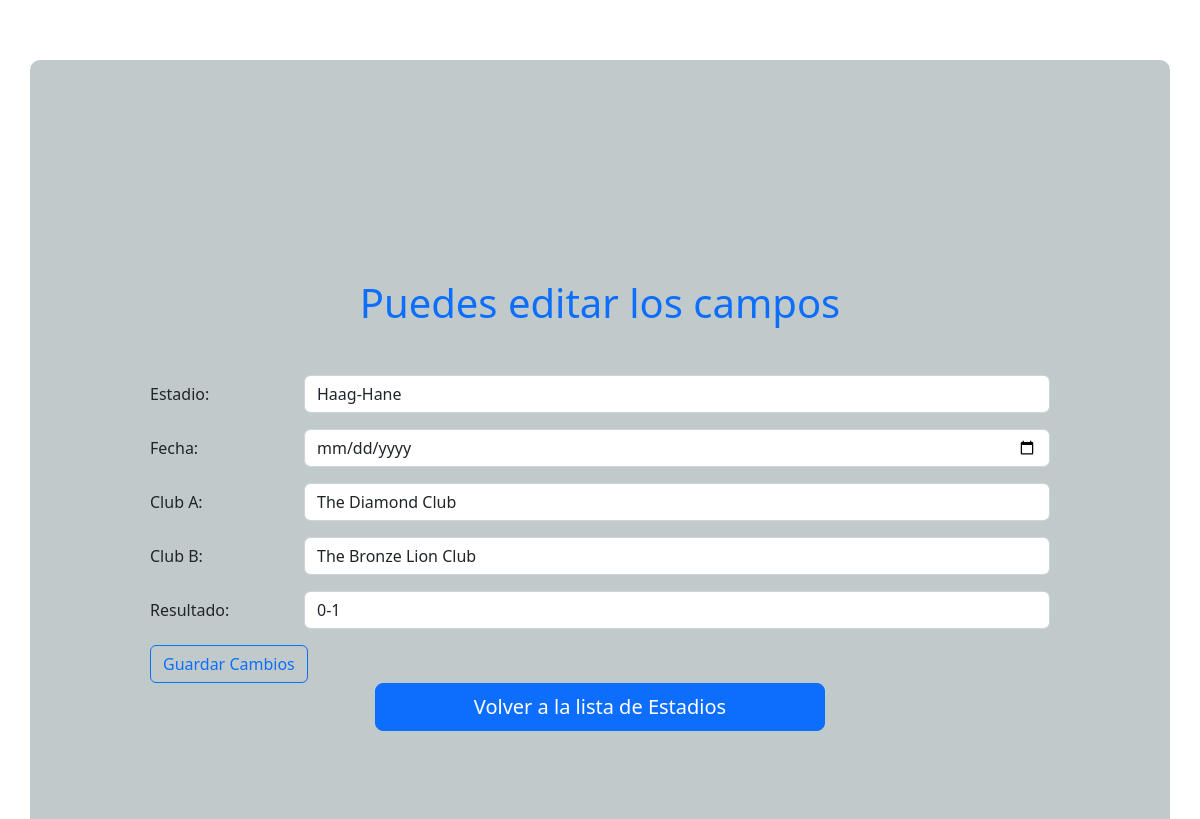
Screenshot of /edit/11 with the database file from the repository.
### models/models.py (models this page shows, shortened)
class Partido(db.Model):
    __tablename__ = 'partidos' # nombre de la tabla
    id = db.Column(db.Integer, primary_key=True)
    estadio = db.Column(db.String(50), nullable=False)
    fecha = db.Column(db.String(10), nullable=False)
    clubA = db.Column(db.String(25), nullable=False)
    clubB = db.Column(db.String(25), nullable=False)
    resultado = db.Column(db.String(3), nullable=False)

### app.py (the view, shortened to what this page needs)
@app.route("/edit/<partido_id>", methods=["GET", "POST"])
def edit(partido_id):
    partido = Partido.query.filter_by(id=partido_id).first()
    return render_template("edit.html", partido=partido)

### templates/edit.html (shortened to what this page needs)
{% extends 'layout.html' %}
{% block main %}
<div class="container">
    <h1 class="text-center mt-5 mb-5 text-primary">Puedes editar los campos</h1>
      <form method="POST" action="/edit/{{ partido.id }}" >
        <div class="row mb-3" >
            <label for="estadio" class="col-sm-2 col-form-label">Estadio:</label>
            <div class="col-sm-10">
                <input type="text" class="form-control" id="estadio" name="estadio" value="{{ partido.estadio }}">
            </div>
        </div>
        <div class="row mb-3">
            <label for="fecha"class="col-sm-2 col-form-label" >Fecha:</label>
            <div class="col-sm-10">
                <input type="date"  class="form-control" id="fecha" name="fecha" value="{{ partido.fecha }}">
            </div>
        </div>
        <div class="row mb-3">
            <label for="clubA" class="col-sm-2 col-form-label">Club A:</label>
            <div class="col-sm-10">
                <input type="text"  class="form-control" id="clubA" name="clubA" value="{{ partido.clubA }}">
            </div>
        </div>
        <div class="row mb-3">
            <label for="clubB" class="col-sm-2 col-form-label">Club B:</label>
            <div class="col-sm-10">
                <input type="text" class="form-control" id="clubB" name="clubB" value="{{ partido.clubB }}">
            </div>
        </div>
        <div class="row mb-3">
            <label for="resultado"class="col-sm-2 col-form-label" >Resultado:</label>
            <div class="col-sm-10">
                <input type="text"  class="form-control" id="resultado" name="resultado" value="{{ partido.resultado }}">
            </div>
        </div>
        <button action="/edit/{{ partido.id }}" type="submit" class="btn btn-outline-primary">Guardar Cambios</button>
      </form>
    <div class="d-grid gap-2 col-6 mx-auto">
        <a href="/"  type="button" class="btn btn-primary btn-lg">Volver a la lista de Estadios</a>
    </div>
</div>
{% endblock main %}

### static/css/style.css (style rules this page uses)
.container { background-color: rgb(193, 202, 202); margin-top: 5%; padding: 60px; border: 10px; border-radius: 10px; }

### rows the page displays
Partido: estadio "Haag-Hane", clubA "The Diamond Club", clubB "The Bronze Lion Club", resultado "0-1"
